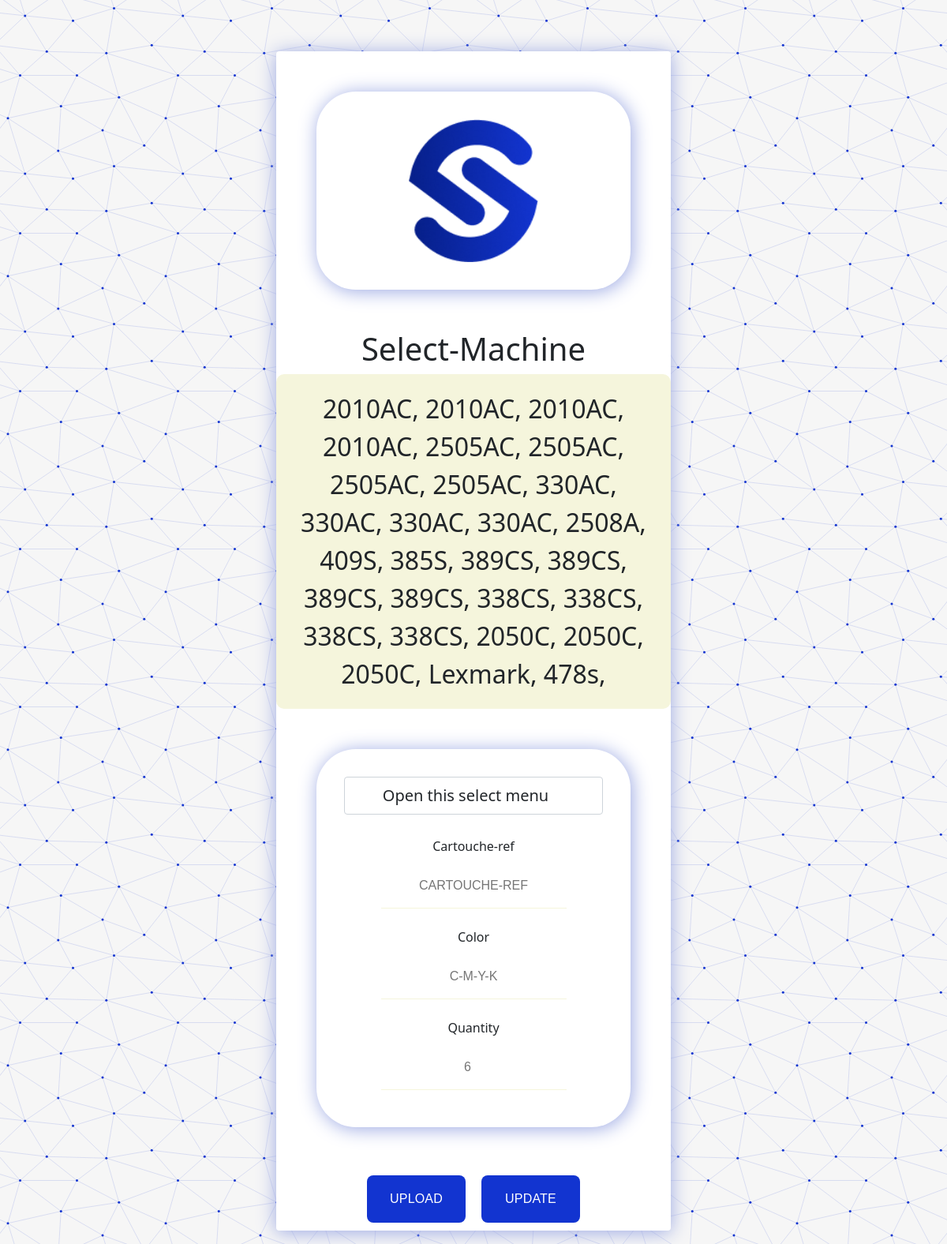
Page /php/update.php on the committed database.
### tables this page shows
CREATE TABLE IF NOT EXISTS `cartouche` (
  `id` int(11) NOT NULL AUTO_INCREMENT,
  `date` date NOT NULL,
  `time` time NOT NULL,
  `name` varchar(50) NOT NULL,
  `ref` varchar(255) NOT NULL,
  `color` varchar(25) NOT NULL,
  `quantity` int(255) NOT NULL,
  PRIMARY KEY (`id`)
);

### php/update.php (the view, shortened to what this page needs)
<?php
require "config.php";
$result = mysqli_query($conn,"SELECT * FROM cartouche");
?>
<!DOCTYPE html>
<html lang="en" >
<head>
    <link rel= "stylesheet" href="/stockosio/css/style_adminpage.css">
    <link rel="stylesheet" href="https://cdnjs.cloudflare.com/ajax/libs/font-awesome/4.7.0/css/font-awesome.min.css">
    <link rel="stylesheet" href="https://cdn.jsdelivr.net/npm/bootstrap@5.1.0/dist/css/bootstrap.min.css">
    <link href="//cdn.jsdelivr.net/npm/@sweetalert2/theme-dark@4/dark.css" rel="stylesheet">
</head>
<body>
    <div class="login-form">
        <form action="" method= "POST">
            <div class="content"><img src="/stockosio/img/s-fab.png"></div>
            <h1>Select-Machine</h1>
            <div class="show">
                <?php if ($result->num_rows==0){?>
                    <div class="txt">
                        <h1>No data yet</h1>
                    </div><?php
                    }
                    else{
                    while($row = $result->fetch_array()){
                        echo htmlentities ($row['name'].", ");
                    }
                }?>
            </div>
            <div class="content">
                <select class="form-select form-select-lg mb-3" aria-label=".form-select-lg example">
                    <option selected>Open this select menu</option>
                </select>
                <div class="input-field">
                    <label>Cartouche-ref</label>
                    <input type="name" name="ref" placeholder="Cartouche-ref" autocomplete="nope">
                </div>
                <div class="input-field">
                    <label>Color</label>
                    <input type="name" name="color" placeholder="C-M-Y-K" autocomplete="nope">
                </div>
                <div class="input-field">
                    <label>Quantity</label>
                    <input type="number" name="quantity" placeholder="6" autocomplete="nope">
                </div>
            </div>
            <div class="action">
                <button type = "submit" name="submit">Upload</button>
                <button href="/stockosio/php/update.php" style ="text-decoration:none; color: white;">Update</button>
            </div>
        </form>
    </div>
</body>
</html>

### css/style_adminpage.css (style rules this page uses)
* { margin: 0; padding: 0; box-sizing: border-box; -webkit-font-smoothing: antialiased; text-align: center; background-attachment: fixed !important; }
select { word-wrap: normal; background: beige; border: none; border-radius: 5px; }
body { background-image: url(/stockosio/img/background.svg) !important; margin: 0; text-align: center !important; background: white; font-family: 'Rubik', sans-serif; }
button { margin: 10px !important; border-radius: 8px !important; }
.show { margin: auto; width: 500px; padding: 20px; text-align:center; font-size:2em; background: beige !important; border-radius: 10px; }
.input-field { display: grid; margin: auto; width: 245px; height: 115px; }
.login-form { background: #fff; width: 500px; margin: 65px auto; display: -webkit-box; display: flex; -webkit-box-orient: vertical; -webkit-box-direction: normal; flex-direction: column; border-radius: 4px; box-shadow: 0 2px 25px #9aa7e2; }
.login-form h1 { font-weight: 300; text-align: center; }
.login-form .content { padding: 35px; text-align: center; margin: 51px; border-radius: 50px; box-shadow: 2px 2px 25px #9aa7e2; }
.login-form .input-field { padding: 12px 5px; }
.login-form .input-field input { font-size: 16px; display: block; font-family: 'Rubik', sans-serif; width: 100%; padding: 10px 1px; border: 0; border-bottom: 1px solid beige; outline: none; -webkit-transition: all .2s; transition: all .2s; }
.login-form .content img { width: 50% !important; }
.login-form .input-field input::placeholder { text-transform: uppercase; }
.login-form .action { display: -webkit-box; display: flex; -webkit-box-orient: horizontal; -webkit-box-direction: normal; flex-direction: row; justify-content: center; }
.login-form .action button { width: 25%; border: none; padding: 18px; font-family: 'Rubik', sans-serif; cursor: pointer; text-transform: uppercase; background: #1234d0; color: white; border-bottom-left-radius: 4px; border-bottom-right-radius: 0; letter-spacing: 0.2px; outline: 0; -webkit-transition: all .3s; transition: all .3s; }
.login-form .action button:nth-child(2) { background: #1234d0; color: black ; border-bottom-left-radius: 0; border-bottom-right-radius: 4px; }

### rows in the picture
cartouche: name "2010AC,"
cartouche: name "2010AC,"
cartouche: name "2010AC,"
cartouche: name "2010AC,"
cartouche: name "2505AC,"
cartouche: name "2505AC,"
cartouche: name "2505AC,"
cartouche: name "2505AC,"
cartouche: name "330AC,"
cartouche: name "330AC,"
cartouche: name "330AC,"
cartouche: name "330AC,"
cartouche: name "2508A,"
cartouche: name "409S,"
cartouche: name "385S,"
cartouche: name "389CS,"
cartouche: name "389CS,"
cartouche: name "389CS,"
cartouche: name "389CS,"
cartouche: name "338CS,"
cartouche: name "338CS,"
cartouche: name "338CS,"
cartouche: name "338CS,"
cartouche: name "2050C,"
cartouche: name "2050C,"
cartouche: name "2050C,"
cartouche: name "Lexmark,"
cartouche: name "478s,"
